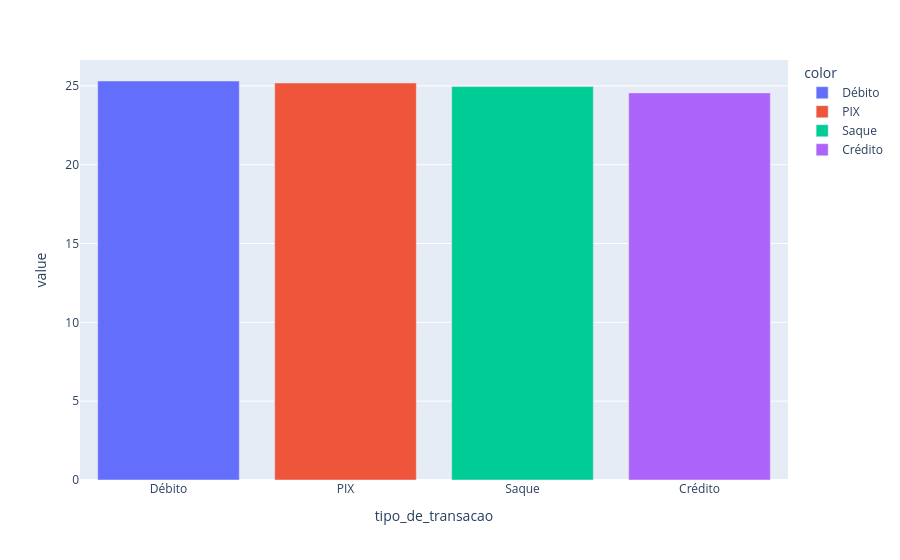

Here is the notebook cell this chart was saved with:
### Code cell
# Distribuição da variavel tipo de transaacao
percentual_tipo_transacao = df_transacoes.value_counts('tipo_de_transacao') / len(df_transacoes) * 100
px.bar(percentual_tipo_transacao, color=percentual_tipo_transacao.index)

### Figure 1 — Plotly figure (JSON) as saved in the notebook; plotly's stock layout.template omitted (floating-point values rounded to 4 significant figures)
{"data": [{"hovertemplate": "color=Débito<br>tipo_de_transacao=%{x}<br>value=%{y}<extra></extra>", "legendgroup": "Débito", "marker": {"color": "#636efa", "pattern": {"shape": ""}}, "name": "Débito", "orientation": "v", "showlegend": true, "textposition": "auto", "type": "bar", "x": ["Débito"], "xaxis": "x", "y": [25.31], "yaxis": "y"}, {"hovertemplate": "color=PIX<br>tipo_de_transacao=%{x}<br>value=%{y}<extra></extra>", "legendgroup": "PIX", "marker": {"color": "#EF553B", "pattern": {"shape": ""}}, "name": "PIX", "orientation": "v", "showlegend": true, "textposition": "auto", "type": "bar", "x": ["PIX"], "xaxis": "x", "y": [25.18], "yaxis": "y"}, {"hovertemplate": "color=Saque<br>tipo_de_transacao=%{x}<br>value=%{y}<extra></extra>", "legendgroup": "Saque", "marker": {"color": "#00cc96", "pattern": {"shape": ""}}, "name": "Saque", "orientation": "v", "showlegend": true, "textposition": "auto", "type": "bar", "x": ["Saque"], "xaxis": "x", "y": [24.95], "yaxis": "y"}, {"hovertemplate": "color=Crédito<br>tipo_de_transacao=%{x}<br>value=%{y}<extra></extra>", "legendgroup": "Crédito", "marker": {"color": "#ab63fa", "pattern": {"shape": ""}}, "name": "Crédito", "orientation": "v", "showlegend": true, "textposition": "auto", "type": "bar", "x": ["Crédito"], "xaxis": "x", "y": [24.55], "yaxis": "y"}], "layout": {"barmode": "relative", "legend": {"title": {"text": "color"}, "tracegroupgap": 0}, "margin": {"t": 60}, "xaxis": {"anchor": "y", "domain": [0, 1], "title": {"text": "tipo_de_transacao"}}, "yaxis": {"anchor": "x", "domain": [0, 1], "title": {"text": "value"}}}}
